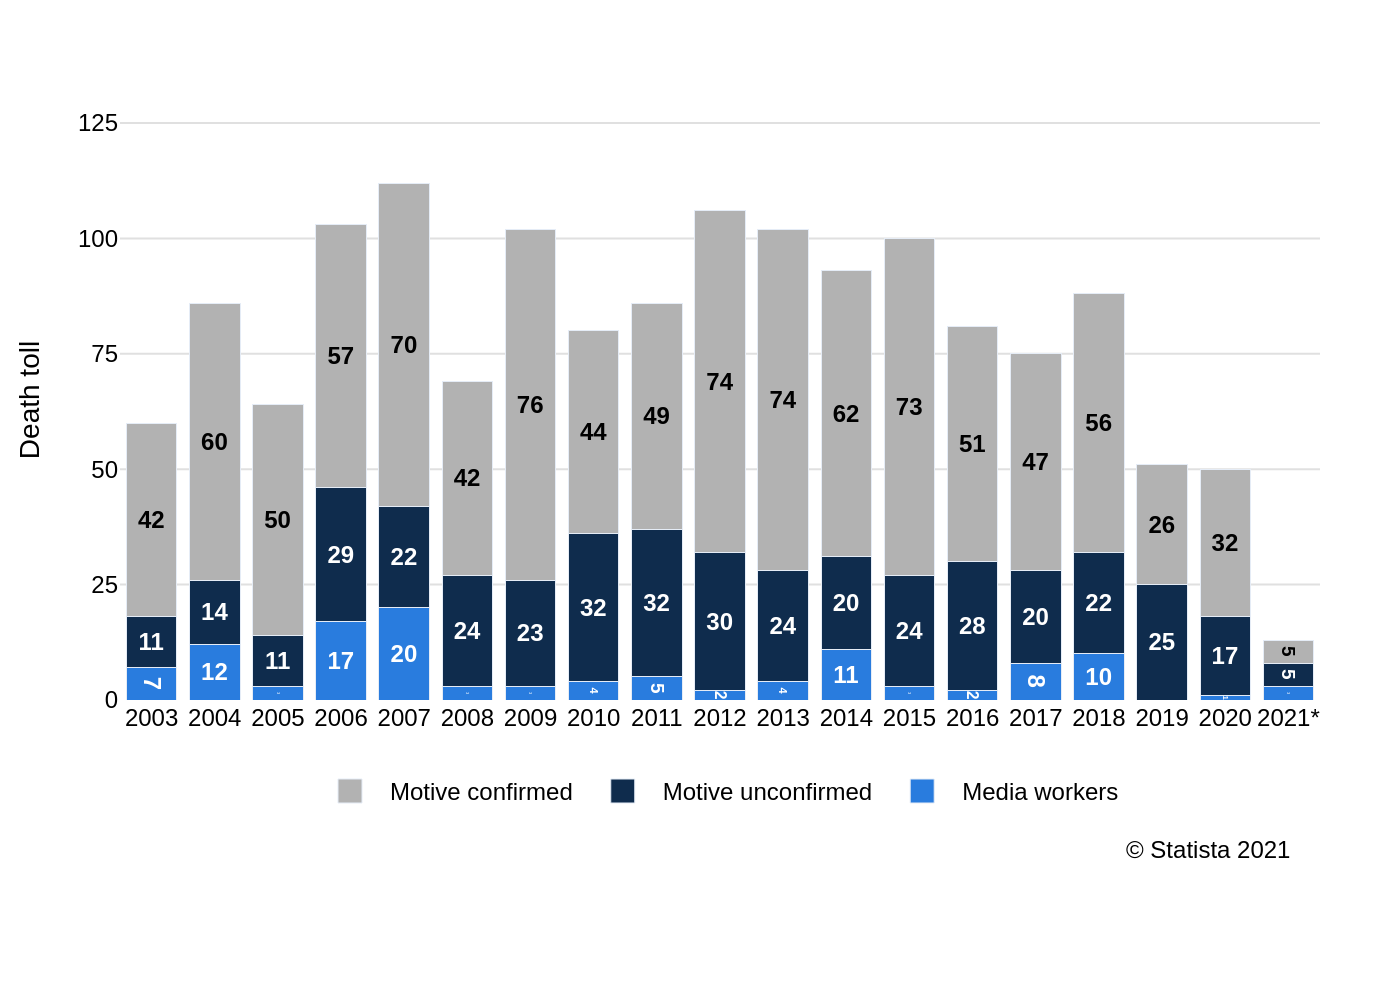

Write Python code to recreate this figure.
import sys
import json
import pathlib
import plotly.graph_objects as go

# Check for the required command-line argument
if len(sys.argv) != 2:
    print(f"Usage: python {sys.argv[0]} <path_to_json_file>")
    sys.exit(1)

# Get the JSON file path from the command-line argument
json_path = sys.argv[1]

# Read and parse the JSON file
try:
    with open(json_path, 'r', encoding='utf-8') as f:
        chart_config = json.load(f)
except FileNotFoundError:
    print(f"Error: JSON file not found at {json_path}")
    sys.exit(1)
except json.JSONDecodeError:
    print(f"Error: Could not decode JSON from {json_path}")
    sys.exit(1)

# Extract data and settings from the loaded JSON
chart_data = chart_config.get('chart_data', {})
texts = chart_config.get('texts', {})
colors = chart_config.get('colors', {})
categories = chart_data.get('categories', [])
series_data = chart_data.get('series', [])
bar_colors = colors.get('bars', [])
text_on_bar_colors = colors.get('text_on_bar', [])

# Initialize the figure
fig = go.Figure()

# Add a bar trace for each data series
for i, series in enumerate(series_data):
    # Prepare text labels, making them bold and hiding zero values
    bar_text = [f"<b>{v}</b>" if v > 0 else '' for v in series['data']]
    
    fig.add_trace(go.Bar(
        x=categories,
        y=series.get('data', []),
        name=series.get('name', ''),
        marker_color=bar_colors[i] if i < len(bar_colors) else None,
        text=bar_text,
        textposition='inside',
        insidetextanchor='middle',
        textfont=dict(
            family="Arial",
            size=12,
            color=text_on_bar_colors[i] if i < len(text_on_bar_colors) else '#000000'
        )
    ))

# Combine title and subtitle if they exist
title_text = texts.get('title', '')
if title_text and texts.get('subtitle'):
    title_text += f"<br><sub>{texts.get('subtitle')}</sub>"

# Update layout for a clean, professional look
fig.update_layout(
    barmode='stack',
    title_text=title_text,
    yaxis_title=texts.get('y_axis_title'),
    xaxis_title=texts.get('x_axis_title'),
    font=dict(
        family="Arial",
        size=12,
        color="black"
    ),
    plot_bgcolor='white',
    xaxis=dict(
        showgrid=False,
        tickfont=dict(size=12)
    ),
    yaxis=dict(
        showgrid=True,
        gridcolor='#e0e0e0',
        range=[0, 130],
        tickvals=[0, 25, 50, 75, 100, 125],
        tickfont=dict(size=12)
    ),
    legend=dict(
        orientation="h",
        yanchor="bottom",
        y=-0.2,
        xanchor="center",
        x=0.5
    ),
    margin=dict(l=60, r=40, t=50, b=150),
    annotations=[
        dict(
            text=texts.get('source', ''),
            showarrow=False,
            xref='paper',
            yref='paper',
            x=0.98,
            y=-0.28,
            xanchor='right',
            yanchor='bottom',
            align='right',
            font=dict(
                family="Arial",
                size=12
            )
        )
    ]
)

# Derive the output filename from the input JSON filename
output_filename = f"{pathlib.Path(json_path).stem}.png"

# Save the figure to a high-resolution PNG file
fig.write_image(output_filename, scale=2)

print(f"Chart successfully generated and saved to {output_filename}")
